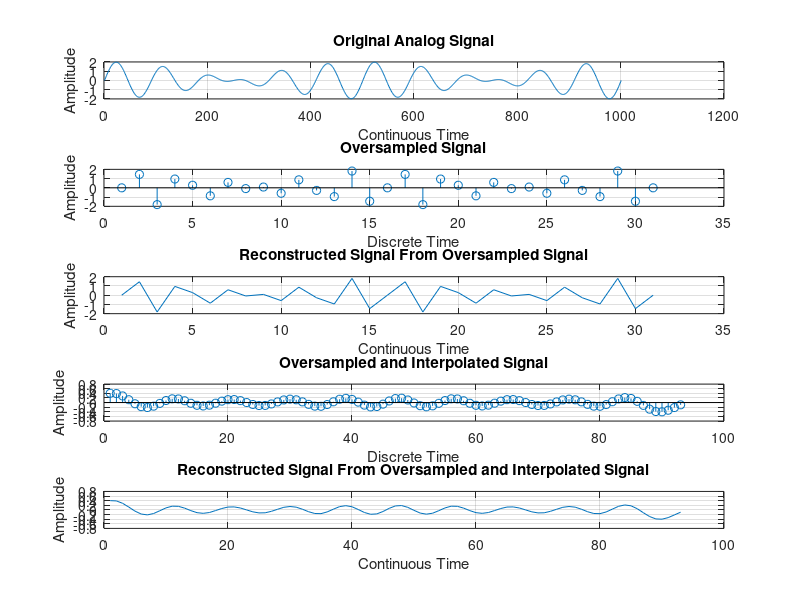

This figure's MATLAB source:
%Part 2 of Matlab Program To Verify Sampling Theorem
%Let us now repeat the same steps for Oversampling
%To simulate the original analog signal
t=0:0.001:1;
x1=sin(2*pi*10*t)+sin(2*pi*12*t);
figure %This will open a new figure window
subplot(5,1,1)
plot(x1)
grid on
xlabel('Continuous Time')
ylabel('Amplitude')
title('Original Analog Signal')

fmax=12 %Maximum frequency component present in the original signal
Nyquist_Rate=2*fmax;
%Oversampling : Sampling Frequency is greater than Nyquist Rate
fs=30;%Sampling frequency
ts=1/fs;%Sampling Interval
t=0:ts:1;
x2=sin(2*pi*10*t)+sin(2*pi*12*t);
subplot(5,1,2)
stem(x2)
grid on
xlabel('Discrete Time')
ylabel('Amplitude')
title('Oversampled Signal')

subplot(5,1,3)
plot(x2)
grid on
xlabel('Continuous Time')
ylabel('Amplitude')
title('Reconstructed Signal From Oversampled Signal')

M=3%Interpolation Factor
x3=interp(x2,M)%interp is the Matlab command to do interpolation
subplot(5,1,4)
stem(x3)
grid on
xlabel('Discrete Time')
ylabel('Amplitude')
title('Oversampled and Interpolated Signal')

subplot(5,1,5)
plot(x3)
grid on
xlabel('Continuous Time')
ylabel('Amplitude')
title('Reconstructed Signal From Oversampled and Interpolated Signal')
